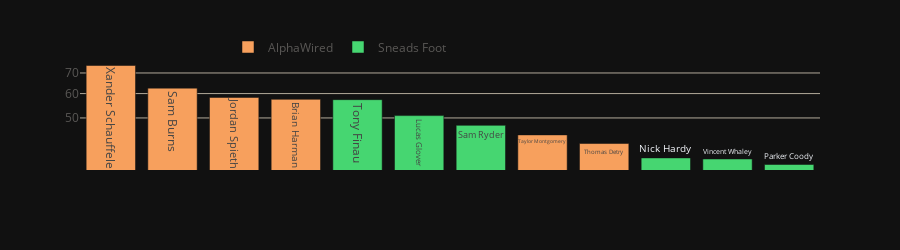

The notebook cell this image was saved under:
### Code cell
get_matchup_bar(week,m4)

### Figure 1 — Plotly figure (JSON) as saved in the notebook; plotly's stock layout.template omitted (floating-point values rounded to 4 significant figures)
{"data": [{"alignmentgroup": "True", "hovertemplate": "<b>%{hovertext}</b><br><br>team=AlphaWired<br>=%{y}<br>player=%{text}<extra></extra>", "hovertext": [74.03, 62.49, 58.29, 57.47, 44.04, 41.29], "legendgroup": "AlphaWired", "marker": {"color": "rgb(247,160,93)", "pattern": {"shape": ""}}, "name": "AlphaWired", "offsetgroup": "AlphaWired", "orientation": "v", "showlegend": true, "text": ["Xander Schauffele", "Sam Burns", "Jordan Spieth", "Brian Harman", "Taylor Montgomery", "Thomas Detry"], "textposition": "auto", "type": "bar", "x": [0, 1, 2, 3, 7, 8], "xaxis": "x", "y": [74.03, 62.49, 58.29, 57.47, 44.04, 41.29], "yaxis": "y"}, {"alignmentgroup": "True", "hovertemplate": "<b>%{hovertext}</b><br><br>team=Sneads Foot<br>=%{y}<br>player=%{text}<extra></extra>", "hovertext": [57.33, 50.88, 47.3, 37.07, 36.78, 35.29], "legendgroup": "Sneads Foot", "marker": {"color": "rgb(70,214,113)", "pattern": {"shape": ""}}, "name": "Sneads Foot", "offsetgroup": "Sneads Foot", "orientation": "v", "showlegend": true, "text": ["Tony Finau", "Lucas Glover", "Sam Ryder", "Nick Hardy", "Vincent Whaley", "Parker Coody"], "textposition": "auto", "type": "bar", "x": [4, 5, 6, 9, 10, 11], "xaxis": "x", "y": [57.33, 50.88, 47.3, 37.07, 36.78, 35.29], "yaxis": "y"}], "layout": {"barmode": "relative", "height": 250, "legend": {"font": {"color": "#5A5856"}, "orientation": "h", "title": {"text": ""}, "tracegroupgap": 0, "x": 0.2, "y": 1.25}, "margin": {"t": 60}, "xaxis": {"anchor": "y", "domain": [0, 1], "showticklabels": false, "title": {"text": ""}}, "yaxis": {"anchor": "x", "domain": [0, 1], "gridcolor": "#B1A999", "tickfont": {"color": "#5A5856"}, "tickvals": [50, 60, 70, 80, 90, 100], "title": {"text": ""}, "type": "log"}}}
